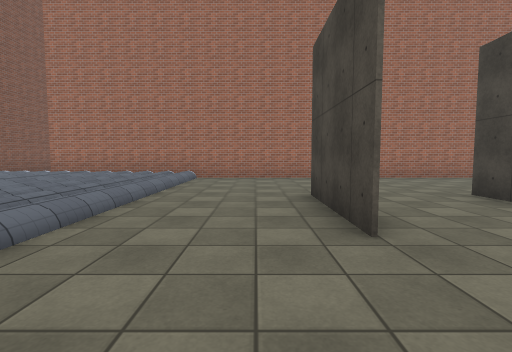
view 1 (above)

21 first-person views from a walk through a 3-D level made in the Unity game engine. The camera is 1.3 m above the floor, tilts 4° down and sees 85° across. The floor is counted in squares, 2 m on a side. Each view is taken from the middle of a square. On the plan, view 1 faces up. The plan holds only what a view shows up to about 9 squares ahead; the rest is blank. The place goes on beyond the plan. The player character is not drawn. Surface patterns are stand-ins for the level's own textures.

view 2
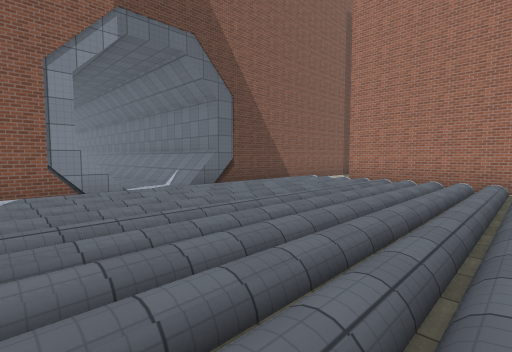

view 3
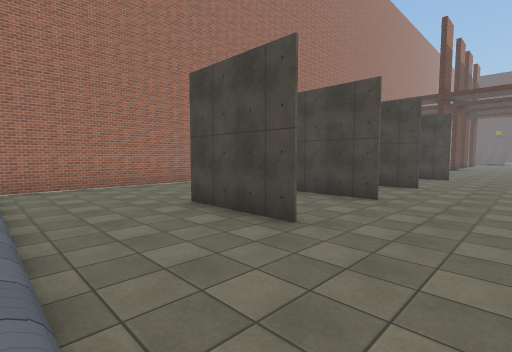

view 4
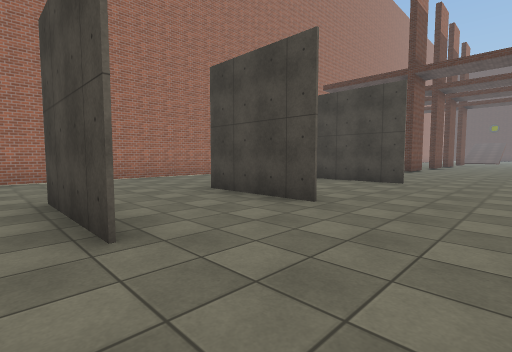

view 5
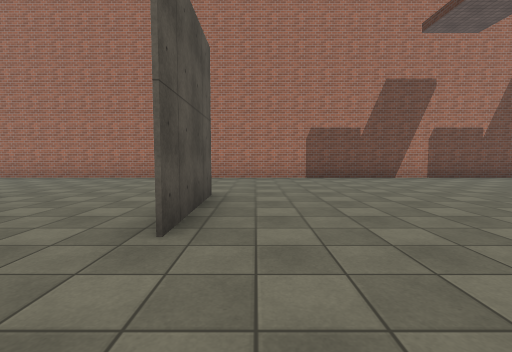

view 6
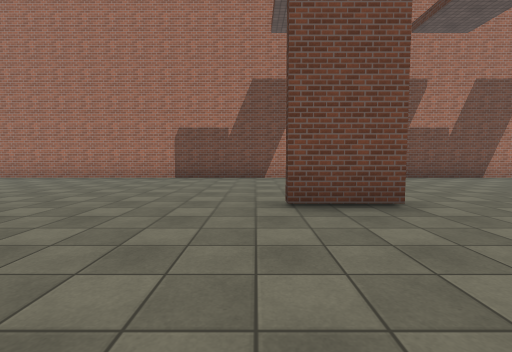

view 7
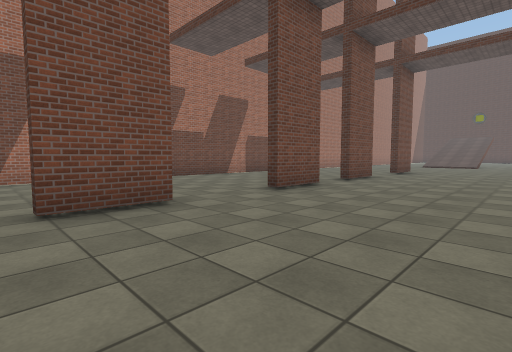

view 8
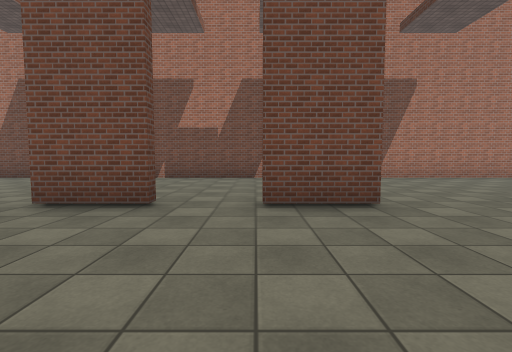

view 9
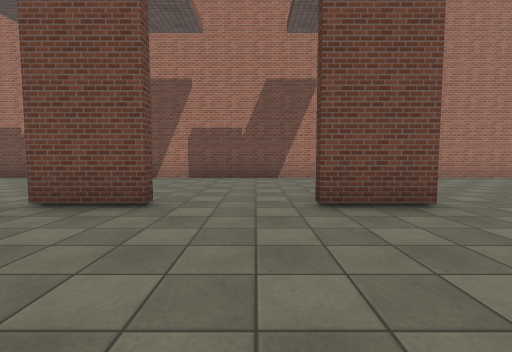

view 10
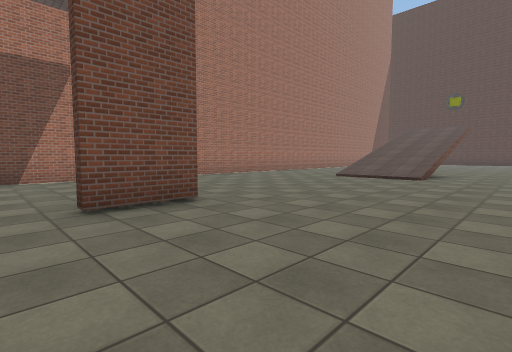

view 11
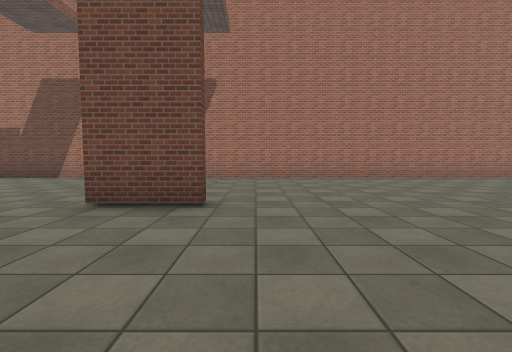

view 12
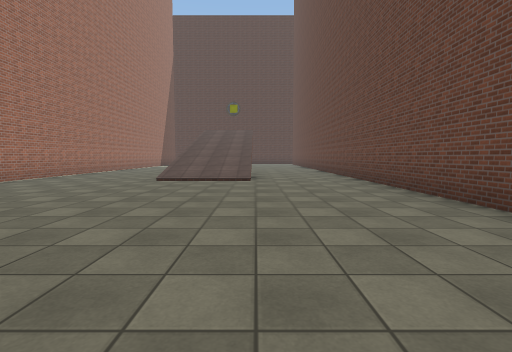

view 13
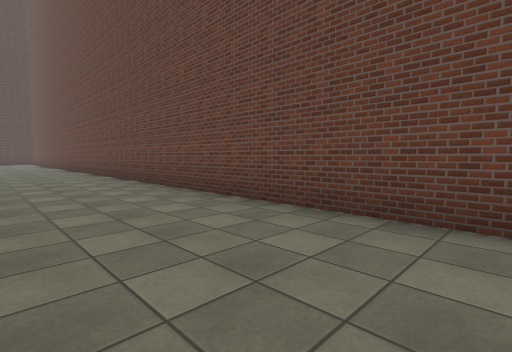

view 14
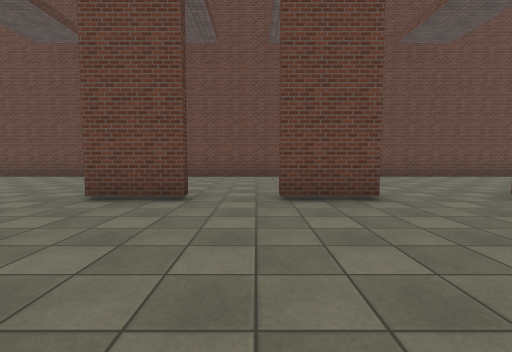

view 15
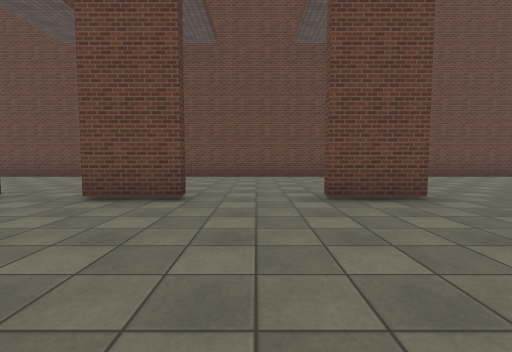

view 16
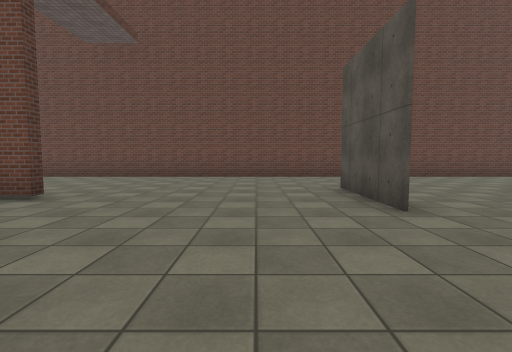

view 17
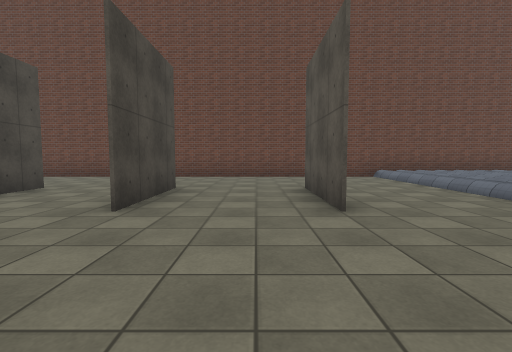

view 18
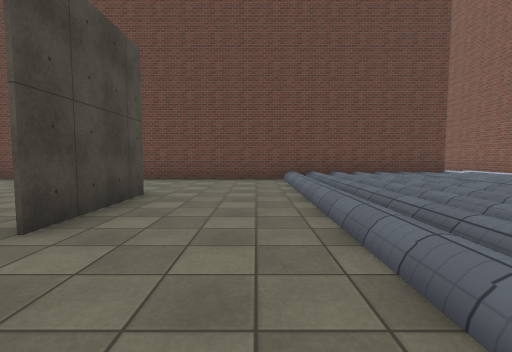

view 19
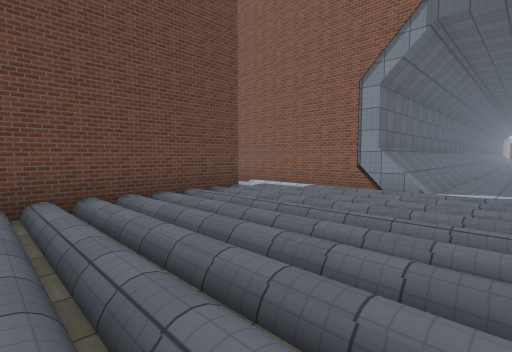

view 20
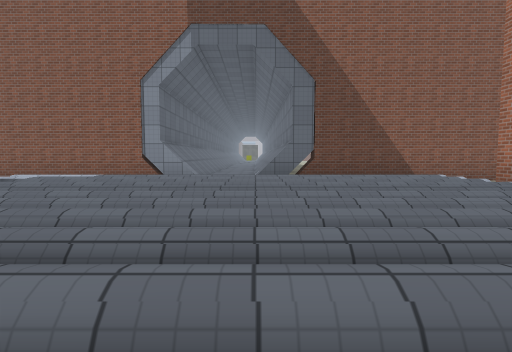

view 21
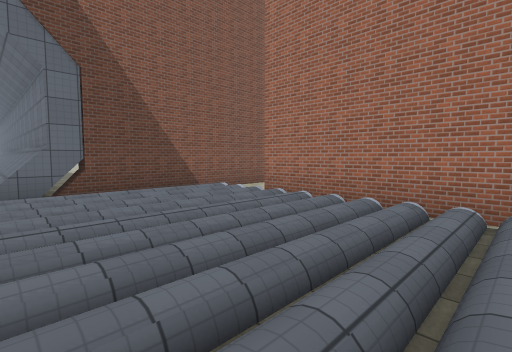

### Floor plan
Key: @ floor where view 1 was taken; # wall or solid block; . main floor; : floor 0.25 m higher than the main floor; + floor 0.5 m higher than the main floor; / step, stairs or slope; = window, fence, low wall or low ledge.
Columns run from 13 left of view 1 to 35 right of it. Each row starts with its distance up from view 1.
 11     #
 10     #
  9     #  ##########################################
  8     #  .+://.....................................
  7     # +.+://.....................................
  6     # +.+://.....................................
  5 ##### +.+://.....................................
  4  //// +.+://..#..#.#...#.....#...#..#..##......//
  3 ..... +.+://..#..#.#...#.......................//
  2 ///// +.+://.................................../=
  1  #### +.+://.....................................
  0     # +.+://.@...................................
 -1     # +##########################################
 -2     #
 -3     #

Where each view was taken, in squares from view 1:
view 1: 0 up, 0 right, facing up
view 2: 0 up, 2 left, facing up-left
view 3: 0 up, 2 left, facing up-right
view 4: 0 up, 3 right, facing up-right
view 5: 0 up, 11 right, facing up
view 6: 0 up, 15 right, facing up
view 7: 0 up, 15 right, facing up-right
view 8: 0 up, 22 right, facing up
view 9: 0 up, 25 right, facing up
view 10: 0 up, 25 right, facing up-right
view 11: 0 up, 28 right, facing up
view 12: 2 up, 26 right, facing right
view 13: 2 up, 23 right, facing down-right
view 14: 8 up, 21 right, facing down
view 15: 8 up, 18 right, facing down
view 16: 8 up, 12 right, facing down
view 17: 8 up, 2 right, facing down
view 18: 7 up, 1 left, facing down
view 19: 4 up, 2 left, facing down-left
view 20: 4 up, 1 left, facing left
view 21: 4 up, 2 left, facing up-left
